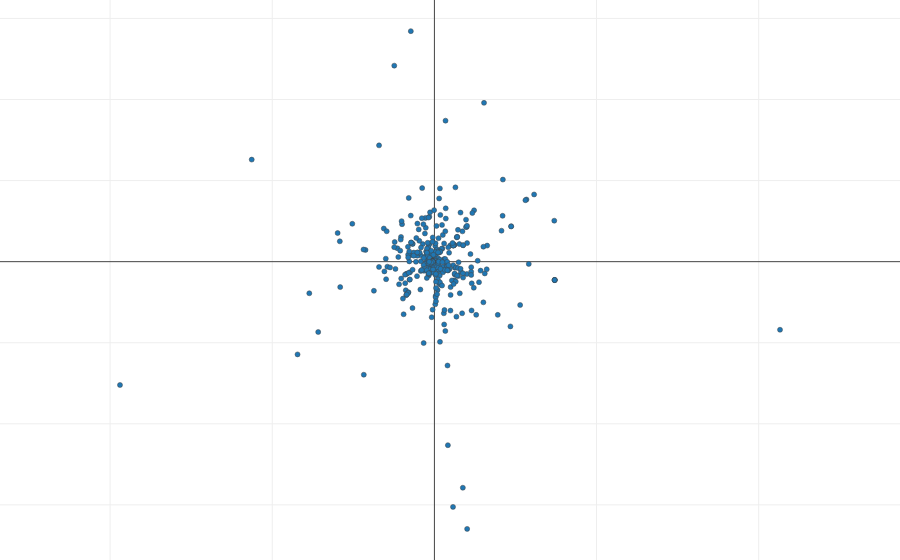

Source (notebook cell):
### Code cell
plotly.offline.iplot(decomposition.plotly_eigen_phe(
    d, 
    d.get_kth_pc_for_phe_by_label(phenotype, 1), 
    d.get_kth_pc_for_phe_by_label(phenotype, 2),
))

### Figure 1 — Plotly figure (JSON) as saved in the notebook; plotly's stock layout.template omitted (floating-point values rounded to 4 significant figures; data arrays with more than 128 entries replaced by an {"elided": "..."} marker saying what was removed)
{"data": [{"marker": {"line": {"width": 0.5}, "opacity": 1, "size": 5}, "mode": "markers", "text": {"elided": "628 str values"}, "type": "scatter", "x": {"elided": "628 float values"}, "y": {"elided": "628 float values"}}], "layout": {"hovermode": "closest", "margin": {"b": 0, "l": 0, "r": 0, "t": 0}, "yaxis": {"scaleanchor": "x"}}}
